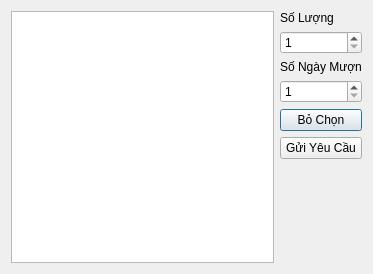
<?xml version="1.0" encoding="UTF-8"?>
<ui version="4.0">
 <class>Cart</class>
 <widget class="QDialog" name="Cart">
  <property name="geometry">
   <rect>
    <x>0</x>
    <y>0</y>
    <width>373</width>
    <height>274</height>
   </rect>
  </property>
  <property name="windowTitle">
   <string>Giỏ Hàng</string>
  </property>
  <property name="windowIcon">
   <iconset resource="src.qrc">
    <normaloff>:/images/cart.png</normaloff>:/images/cart.png</iconset>
  </property>
  <layout class="QVBoxLayout" name="verticalLayout_2">
   <item>
    <layout class="QHBoxLayout" name="horizontalLayout_2">
     <item>
      <widget class="QTableView" name="tableView"/>
     </item>
     <item>
      <layout class="QVBoxLayout" name="verticalLayout">
       <item>
        <widget class="QLabel" name="label">
         <property name="text">
          <string>Số Lượng</string>
         </property>
        </widget>
       </item>
       <item>
        <widget class="QSpinBox" name="spinBox">
         <property name="minimum">
          <number>1</number>
         </property>
         <property name="maximum">
          <number>3</number>
         </property>
        </widget>
       </item>
       <item>
        <widget class="QLabel" name="label_2">
         <property name="text">
          <string>Số Ngày Mượn</string>
         </property>
        </widget>
       </item>
       <item>
        <widget class="QSpinBox" name="spinBox_2">
         <property name="minimum">
          <number>1</number>
         </property>
         <property name="maximum">
          <number>99</number>
         </property>
        </widget>
       </item>
       <item>
        <widget class="QPushButton" name="pushButton_3">
         <property name="text">
          <string>Bỏ Chọn</string>
         </property>
        </widget>
       </item>
       <item>
        <widget class="QPushButton" name="pushButton">
         <property name="text">
          <string>Gửi Yêu Cầu</string>
         </property>
        </widget>
       </item>
       <item>
        <spacer name="verticalSpacer">
         <property name="orientation">
          <enum>Qt::Vertical</enum>
         </property>
         <property name="sizeHint" stdset="0">
          <size>
           <width>20</width>
           <height>40</height>
          </size>
         </property>
        </spacer>
       </item>
      </layout>
     </item>
    </layout>
   </item>
  </layout>
 </widget>
 <resources>
  <include location="src.qrc"/>
 </resources>
 <connections/>
</ui>
